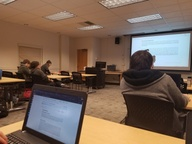
#> input picture feature_matching/photo_1.jpg, 192 x 144 px, shrunk from 800 x 600 before the run
$ python feature_matching.py
#> lines starting #> are read from the running program, lines starting #| are printed output that depends on the picture
### feature_matching/keypoint_detection.py
import numpy as np
from scipy import signal
from matplotlib import pyplot as plt

def pull_local_maxima(I, evaluation_fraction=.05):
    local_maxima = []
    for i in range(1, I.shape[0] - 1):
        for j in range(1, I.shape[1] - 1):
            if (I[i + 1][j] <= I[i][j]
                    and I[i - 1][j] <= I[i][j]
                    and I[i][j + 1] <= I[i][j]
                    and I[i + 1][j - 1] <= I[i][j]):
                local_maxima.append((i, j, I[i, j]))

    local_maxima.sort(key=lambda local_maxima: local_maxima[2], reverse=True)
    local_maxima = np.array(local_maxima)
    evaluation_slice = int(local_maxima.shape[0] * evaluation_fraction)
    local_maxima = local_maxima[:evaluation_slice]
    radii = np.zeros((local_maxima.shape[0], 1)) + float("inf")
    local_maxima = np.hstack((local_maxima, radii))

    for i in range(0, local_maxima.shape[0]):
        for j in range(0, local_maxima.shape[0]):
            distance = np.sqrt(
                (local_maxima[i][0] - local_maxima[j][0]) ** 2 + (local_maxima[i][1] - local_maxima[j][1]) ** 2)
            if (local_maxima[j][2] > local_maxima[i][2] and distance < local_maxima[i][3]):
                local_maxima[i][3] = distance

    indices = np.argsort(-local_maxima[:, 3])
    local_maxima = local_maxima[indices]
    return local_maxima[:100]


def harris_corner_detection(I, evaluation_fraction=.05):
    Su = np.matrix(
        [[-1, 0, 1],
         [-2, 0, 2],
         [-1, 0, 1]])
    w = np.matrix([
        [0.023528, 0.033969, 0.038393, 0.033969, 0.023528],
        [0.033969, 0.049045, 0.055432, 0.049045, 0.033969],
        [0.038393, 0.055432, 0.062651, 0.055432, 0.038393],
        [0.033969, 0.049045, 0.055432, 0.049045, 0.033969],
        [0.023528, 0.033969, 0.038393, 0.033969, 0.023528]
    ])

    Iu = signal.convolve2d(I, Su)
    Iv = signal.convolve2d(I, Su.T)

    Iuu = signal.convolve2d(np.multiply(Iu, Iu), w)
    Ivv = signal.convolve2d(np.multiply(Iv, Iv), w)
    Iuv = signal.convolve2d(np.multiply(Iu, Iv), w)

    H = np.divide(np.multiply(Iuu, Ivv) - np.multiply(Iuv, Iuv), Iuu + Ivv + 1e-10)

    local_maxima = pull_local_maxima(H, evaluation_fraction)
    return local_maxima

### feature_matching/feature_matching.py
import numpy as np
from keypoint_detection import *

def pad_with(vector, pad_width, iaxis, kwargs):
  pad_value = kwargs.get('padder', 0)
  vector[:pad_width[0]] = pad_value
  vector[-pad_width[1]:] = pad_value
  return vector

def get_min_descriptor_errors(descirptors_1, descriptors_2, r):
  descriptor_with_least_error = np.zeros((descriptors_1.shape[0], 2))
  for i in range(0, descriptors_1.shape[0]):
    error = float('inf')
    for j in range(0, descriptors_2.shape[0]):
      if (i != j):
        test_error = np.sum((descriptors_1[i] - descriptors_2[j])**2)
        if (test_error < error):
          descriptor_with_least_error[i][0] = j
          # is robust
          descriptor_with_least_error[i][1] = test_error < error * r
          error = test_error
  return descriptor_with_least_error

def extract_descriptors(I, corners, l):
  descriptors = np.zeros((corners.shape[0], l/2*2, l/2*2))
  I = np.pad(I, l/2 + 1, pad_with)
  for i in range(0, corners.shape[0]):
    # uuh might have indices swapped
    x = corners[i][0] + l/2
    y = corners[i][1] + l/2
    descriptor = I[int(x-l/2):int(x+l/2),int(y-l/2):int(y+l/2)]
    descriptors[i] = descriptor
  return descriptors

I_1 = plt.imread('photo_1.jpg')
#> I_1 is the input picture: shape (144, 192, 3); mean R, G, B 120.2, 98.7, 83.7
I_2 = plt.imread('photo_2.jpg')
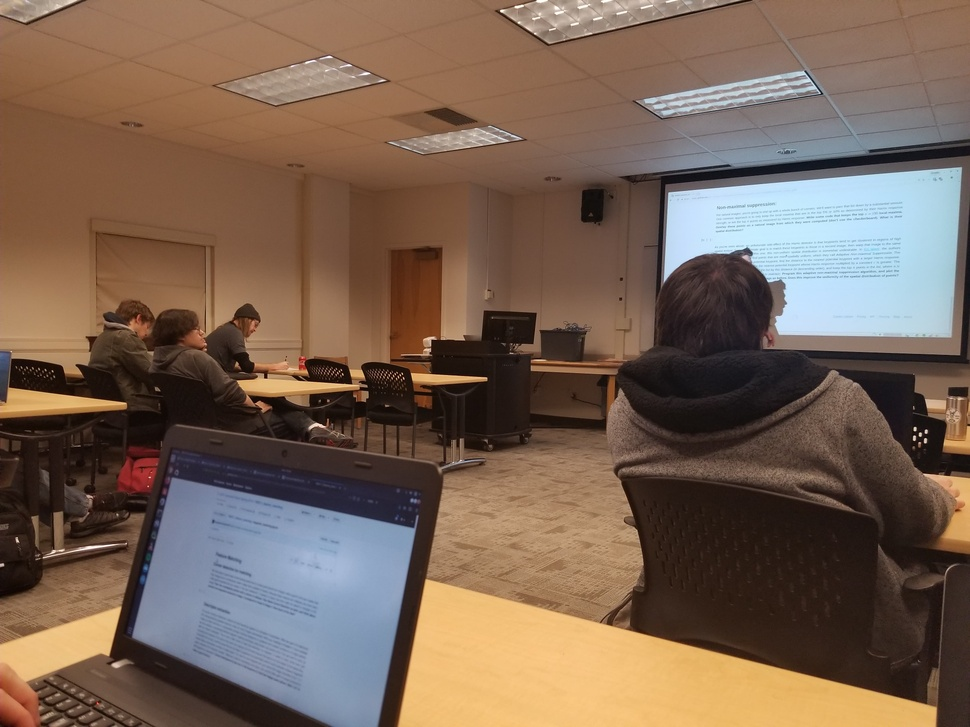
#> input picture feature_matching/photo_2.jpg, 970 x 727 px, shrunk from 4032 x 3024 before the run
#> I_2 is the input picture: shape (727, 970, 3); mean R, G, B 120.2, 98.7, 83.7

I_1 = I_1.mean(axis=2)
#> I_1: shape (144, 192) float64
I_2 = I_2.mean(axis=2)
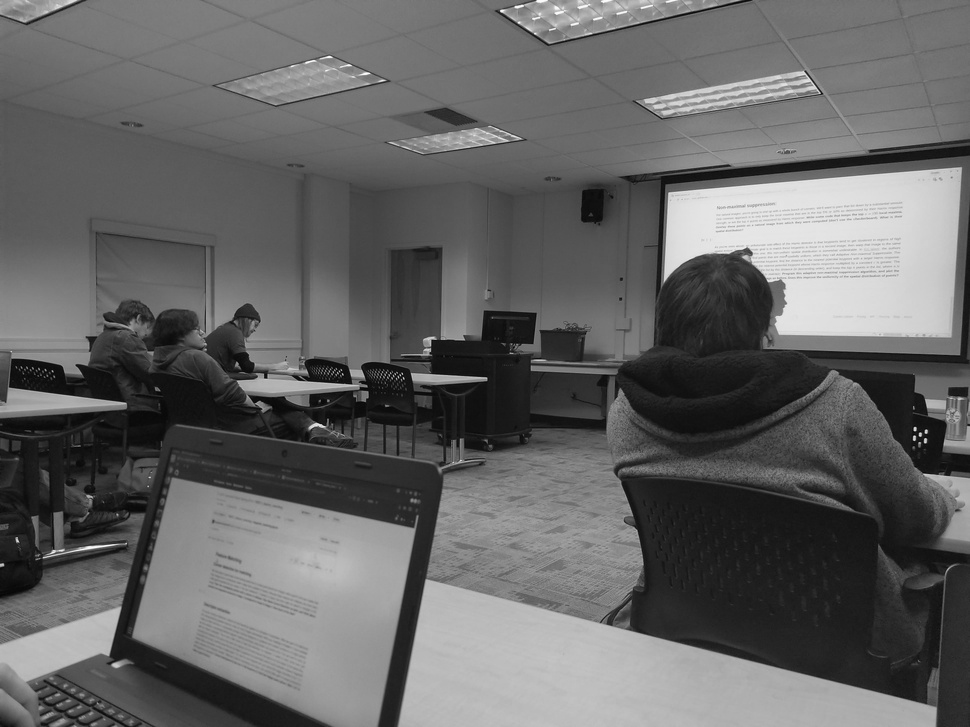
#> I_2: shape (727, 970) float64; min 4, max 252.7, mean 100.9

corners_1 = harris_corner_detection(I_1)
#> in harris_corner_detection, `H = np.divide(np.multiply(Iuu, Ivv) - np.multiply(Iuv, Iuv), Iuu + Ivv..`:
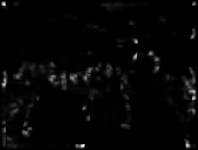
#> H: shape (150, 198) float64; min 0, max 55616.2, mean 1166.7; drawn with min black and max white
#> after the loop in pull_local_maxima, `for i in range(1, I.shape[0] - 1):`: local_maxima = 1088 items, first 6: (3, 44, 54.56), (3, 149, 544.7), (3, 152, 347.8), (3, 153, 336.5), (4, 4, 51811.9), (4, 15, 5228.1)
#> in pull_local_maxima, `local_maxima = np.array(local_maxima)`: local_maxima = 1088 rows, first 8: [145, 82, 55616.2], [145, 83, 55176.3], [4, 4, 51811.9], [145, 187, 46188.5], [98, 193, 45840.5], [84, 4, 43515.9], [145, 188, 39633.4], [91, 193, 39253.1]
#> in pull_local_maxima, `local_maxima = local_maxima[:evaluation_slice]`: local_maxima = 54 rows, first 8: [145, 82, 55616.2], [145, 83, 55176.3], [4, 4, 51811.9], [145, 187, 46188.5], [98, 193, 45840.5], [84, 4, 43515.9], [145, 188, 39633.4], [91, 193, 39253.1]
#> in pull_local_maxima, `local_maxima = np.hstack((local_maxima, radii))`: local_maxima = 54 rows, first 6: [145, 82, 55616.2, inf], [145, 83, 55176.3, inf], [4, 4, 51811.9, inf], [145, 187, 46188.5, inf], [98, 193, 45840.5, inf], [84, 4, 43515.9, inf]
#> after the loop in pull_local_maxima, `for i in range(0, local_maxima.shape[0]):`: local_maxima = 54 rows, first 6: [145, 82, 55616.2, inf], [145, 83, 55176.3, 1], [4, 4, 51811.9, 161.1], [145, 187, 46188.5, 104], [98, 193, 45840.5, 47.38], [84, 4, 43515.9, 80]
#> in pull_local_maxima, `indices = np.argsort(-local_maxima[:, 3])`: indices = 54 values, max 53 at index 36, min 0 at index 0, mean 26.5
#> in pull_local_maxima, `local_maxima = local_maxima[indices]`: local_maxima = 54 rows, first 6: [145, 82, 55616.2, inf], [4, 4, 51811.9, 161.1], [145, 187, 46188.5, 104], [84, 4, 43515.9, 80], [56, 135, 39139.1, 67.74], [78, 72, 31949.1, 66.73]
#> corners_1 has the same summary as local_maxima in pull_local_maxima
corners_2 = harris_corner_detection(I_2)
#> call 2 of harris_corner_detection, with evaluation_fraction = 0.05
#> in harris_corner_detection (call 2), `Iu = signal.convolve2d(I, Su)`:
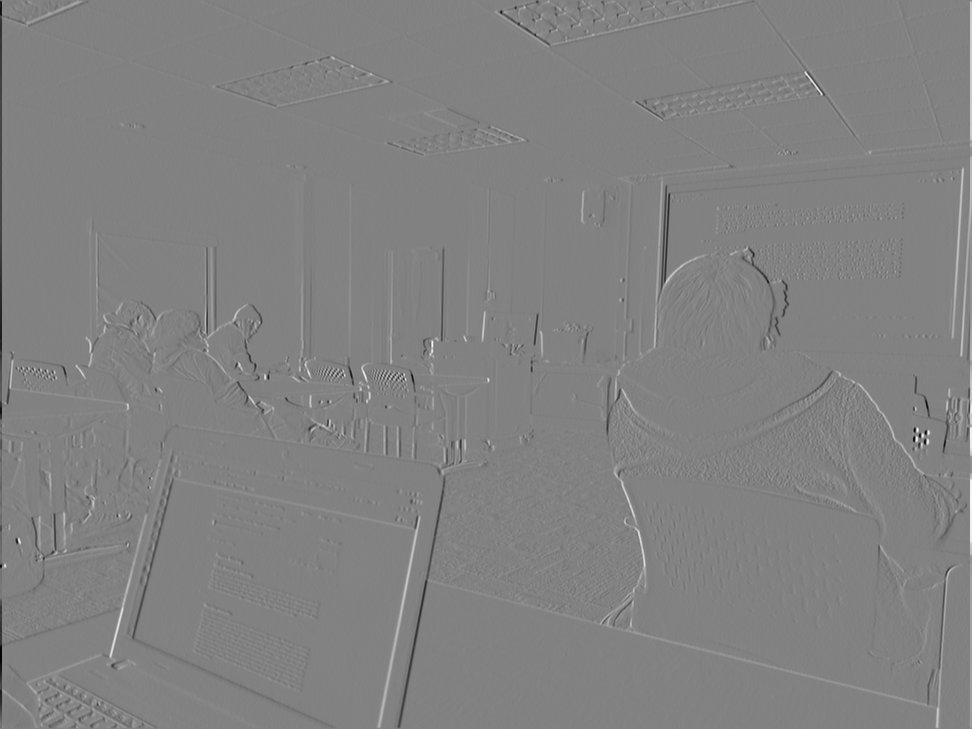
#> Iu: shape (729, 972) float64; min -772, max 743, mean 0; drawn with min black and max white
#> in harris_corner_detection (call 2), `Iuu = signal.convolve2d(np.multiply(Iu, Iu), w)`:
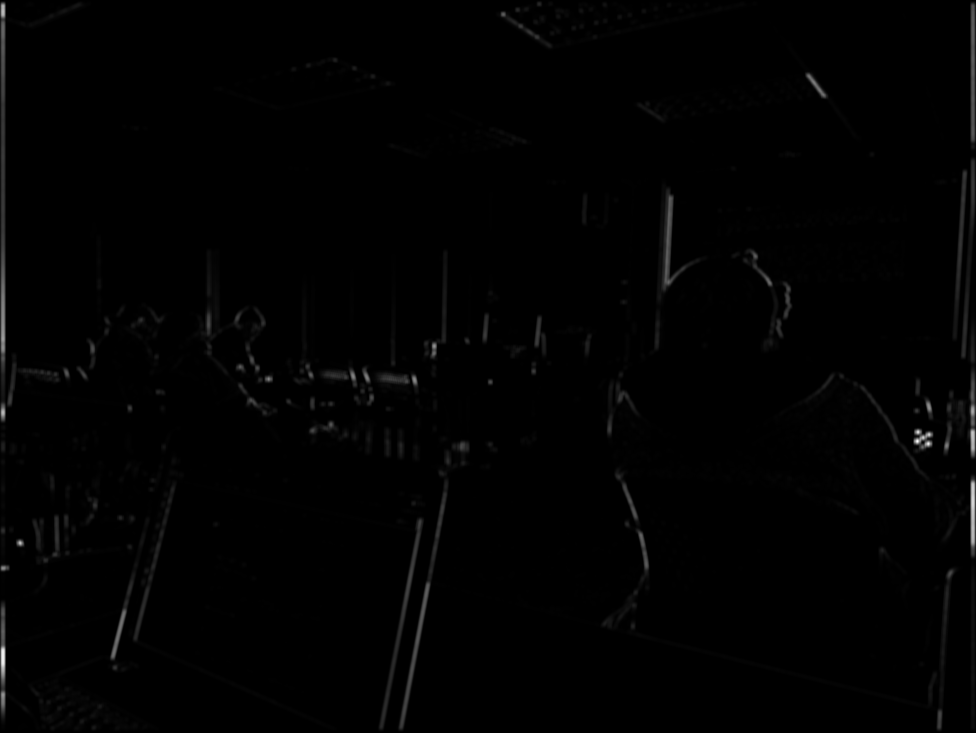
#> Iuu: shape (733, 976) float64; min 0, max 274222.9, mean 2165; drawn with min black and max white
#> in harris_corner_detection (call 2), `Ivv = signal.convolve2d(np.multiply(Iv, Iv), w)`:
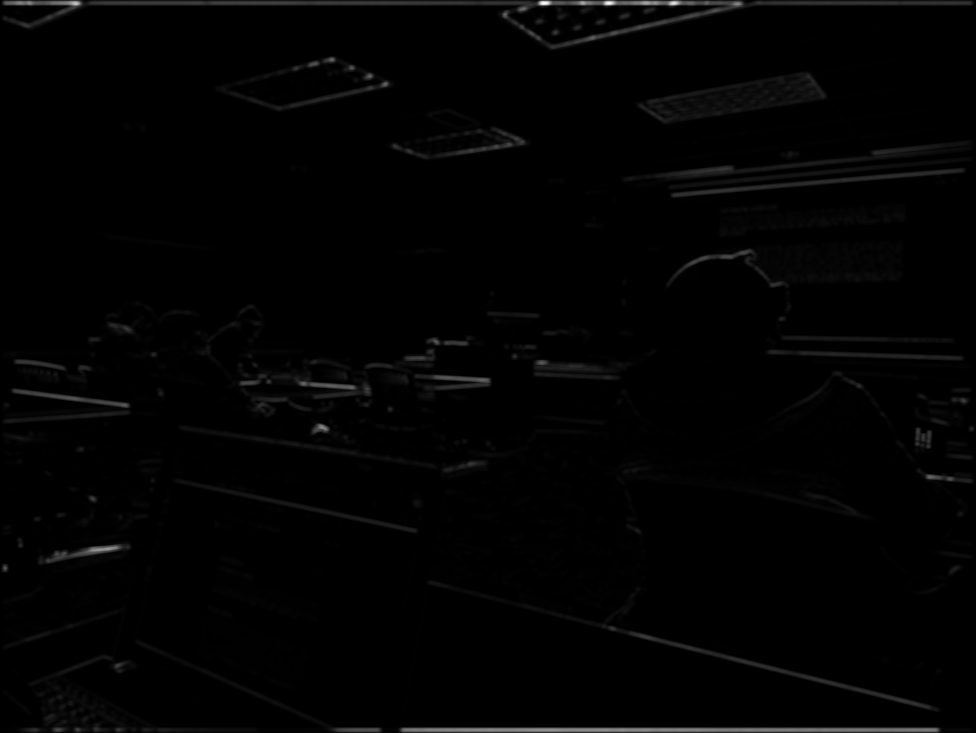
#> Ivv: shape (733, 976) float64; min 2.02e-28, max 496280.8, mean 5509.7; drawn with min black and max white
#> in harris_corner_detection (call 2), `Iuv = signal.convolve2d(np.multiply(Iu, Iv), w)`:
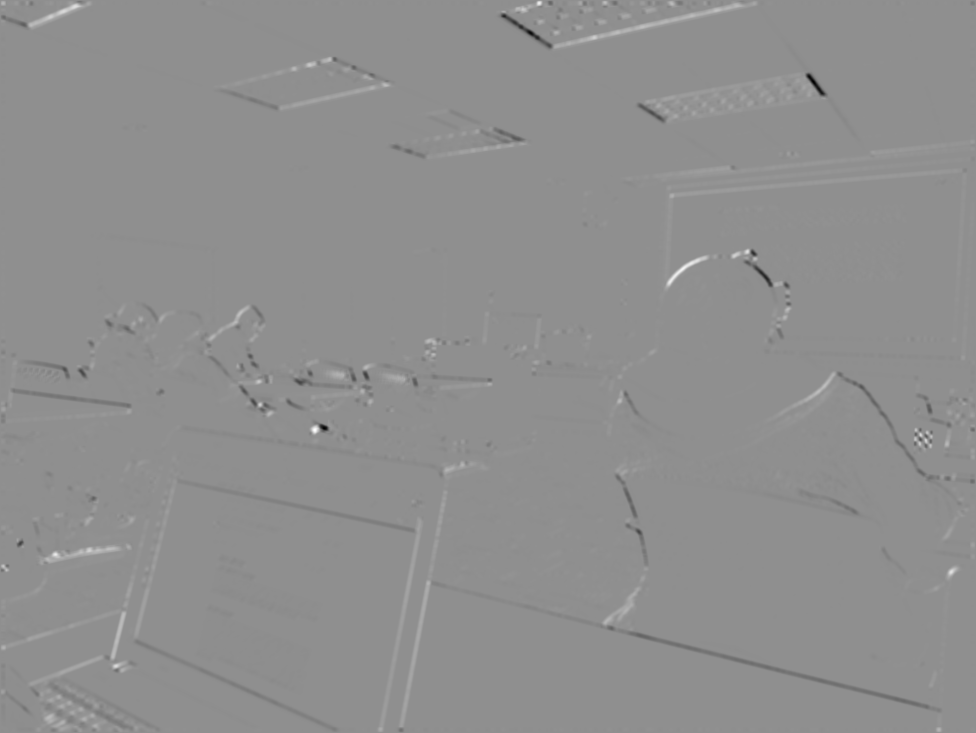
#> Iuv: shape (733, 976) float64; min -95728.3, max 74601.7, mean 16.7; drawn with min black and max white
#> in pull_local_maxima (call 2), `local_maxima = local_maxima[:evaluation_slice]`: local_maxima = 1438 rows, first 8: [434, 929, 75835.8], [437, 923, 75185.9], [432, 918, 74772.5], [568, 4, 72927.3], [439, 917, 64886.4], [568, 5, 63687.9], [445, 928, 62901.8], [442, 928, 62891.2]
#> in pull_local_maxima (call 2), `local_maxima = np.hstack((local_maxima, radii))`: local_maxima = 1438 rows, first 6: [434, 929, 75835.8, inf], [437, 923, 75185.9, inf], [432, 918, 74772.5, inf], [568, 4, 72927.3, inf], [439, 917, 64886.4, inf], [568, 5, 63687.9, inf]
#> after the loop in pull_local_maxima (call 2), `for i in range(0, local_maxima.shape[0]):`: local_maxima = 1438 rows, first 6: [434, 929, 75835.8, inf], [437, 923, 75185.9, 6.71], [432, 918, 74772.5, 7.07], [568, 4, 72927.3, 924.1], [439, 917, 64886.4, 6.32], [568, 5, 63687.9, 1]
#> in pull_local_maxima (call 2), `local_maxima = local_maxima[indices]`: local_maxima = 1438 rows, first 6: [434, 929, 75835.8, inf], [568, 4, 72927.3, 924.1], [4, 4, 56093.3, 564], [14, 504, 53208.3, 500.1], [728, 401, 30803.4, 358], [96, 823, 34240.1, 328.4]
#> in harris_corner_detection (call 2), `local_maxima = pull_local_maxima(H, evaluation_fraction)`: local_maxima = 100 rows, first 6: [434, 929, 75835.8, inf], [568, 4, 72927.3, 924.1], [4, 4, 56093.3, 564], [14, 504, 53208.3, 500.1], [728, 401, 30803.4, 358], [96, 823, 34240.1, 328.4]
#> corners_2 has the same summary as local_maxima in harris_corner_detection

descriptors_1 = extract_descriptors(I_1, corners_1, 21)
#> (the run stopped early here; a loop or call above may not have finished)
